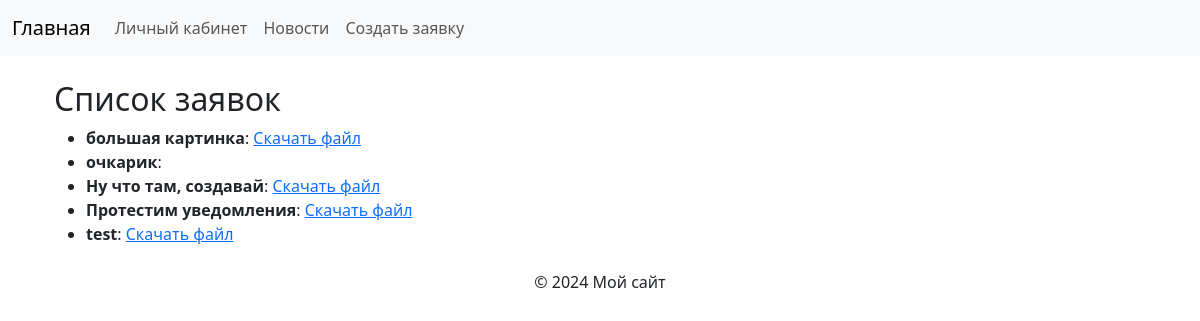
Screenshot of /requests/ with the database file from the repository.
### Profile/models.py (models this page shows, shortened)
class Request(models.Model):
    STATUS_CHOICES = [
        ('pending', 'На рассмотрении'),
        ('approved', 'Одобренно'),
        ('rejected', 'Отклонено'),
    ]
    has_new_comments = models.BooleanField(default=False)
    user = models.ForeignKey(User, on_delete=models.CASCADE, related_name='requests')
    title = models.CharField(max_length=200, verbose_name="Заголовок")
    body = models.TextField(verbose_name="Основной текс")
    file = models.FileField(
        upload_to='requests/files/',
        blank=True,
        null=True,
        validators=[FileExtensionValidator(['jpg', 'jpeg', 'png', 'gif'])],
        verbose_name='Изображение'
    )
    slug = models.SlugField(max_length=255, unique=True, blank=True, null=True, verbose_name='Slug')
    status = models.CharField(max_length=10, choices=STATUS_CHOICES, default='pending', verbose_name='Статус')
    created_at = models.DateTimeField(auto_now_add=True, verbose_name='Дата создания')
    updated_at = models.DateTimeField(auto_now=True, verbose_name='Дата обновления')

### Profile/views.py (the view)
# urls.py: path('requests/', request_list, name='request_list'),
def request_list(request):
    requests = Request.objects.all()  # Если модель заявок называется `Request`
    return render(request, 'requests/request_list.html', {'requests': requests})

### Profile/templates/requests/request_list.html
{% extends 'base.html' %}
{% block content %}
<div class="container mt-4">
    <h2>Список заявок</h2>
    <ul>
        {% for request in requests %}
        <li>
            <strong>{{ request.title }}</strong>: {{ request.content }}
            {% if request.file %}
                <a href="{{ request.file.url }}">Скачать файл</a>
            {% endif %}
        </li>
        {% empty %}
        <li>Заявок пока нет.</li>
        {% endfor %}
    </ul>
</div>
{% endblock %}

### rows the page displays
Request: title "большая картинка"
Request: title "очкарик"
Request: title "Ну что там, создавай"
Request: title "Протестим уведомления"
Request: title "test"
